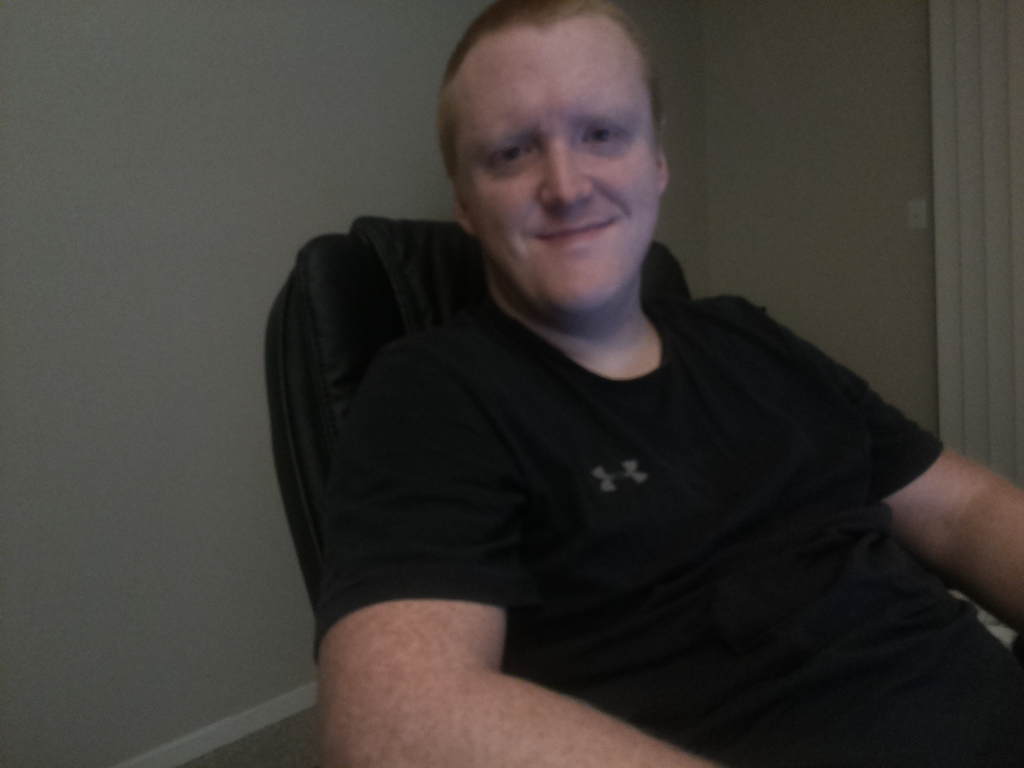
#> input picture picameraisworking.jpg, 1024 x 768 px
$ python computer_vision.py
#> lines starting #> are read from the running program, lines starting #| are printed output that depends on the picture
import cv2

img = cv2.imread("./picameraisworking.jpg", 0)
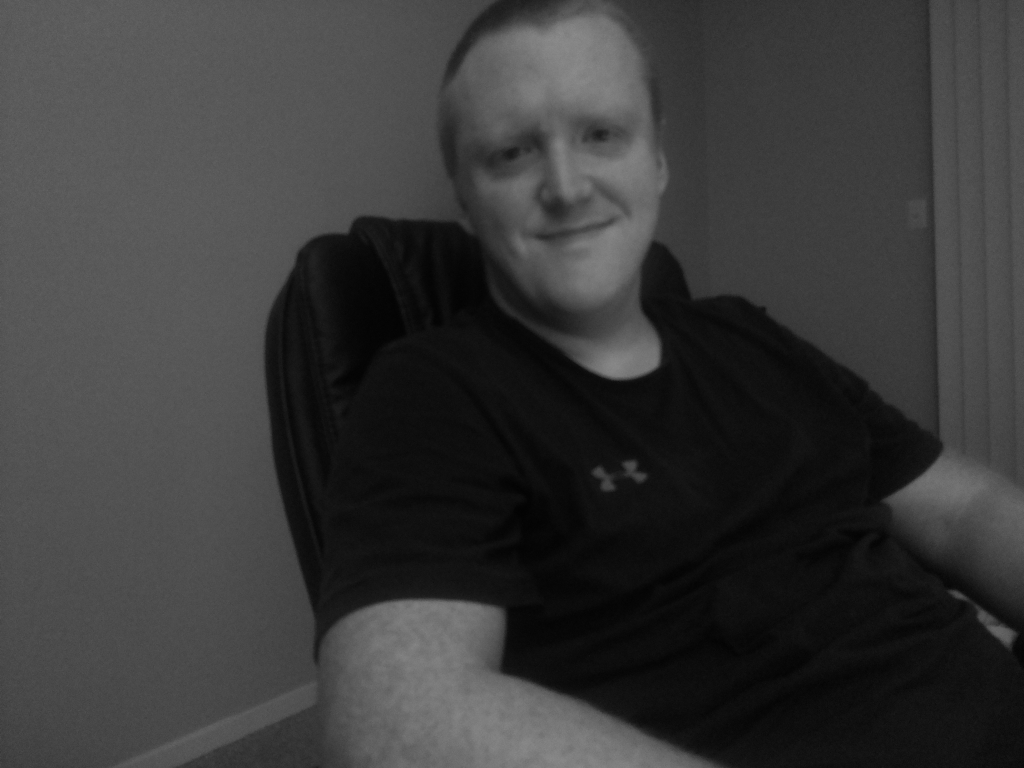
#> img: shape (768, 1024); min 2, max 140, mean 57.3

cv2.imshow("Me",img)
cv2.waitKey(0)
cv2.destroyAllWindows()
